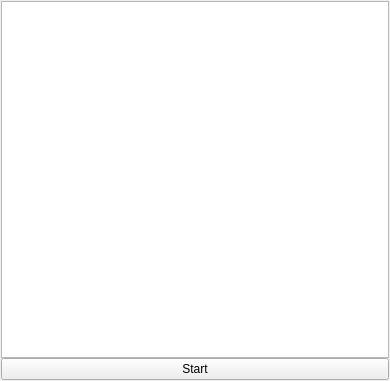
<?xml version="1.0" encoding="UTF-8"?>
<ui version="4.0">
 <class>BarcodeView</class>
 <widget class="QWidget" name="BarcodeView">
  <property name="enabled">
   <bool>true</bool>
  </property>
  <property name="geometry">
   <rect>
    <x>0</x>
    <y>0</y>
    <width>390</width>
    <height>381</height>
   </rect>
  </property>
  <property name="windowTitle">
   <string>Form</string>
  </property>
  <layout class="QVBoxLayout" name="verticalLayout_2">
   <property name="spacing">
    <number>1</number>
   </property>
   <property name="leftMargin">
    <number>1</number>
   </property>
   <property name="topMargin">
    <number>1</number>
   </property>
   <property name="rightMargin">
    <number>1</number>
   </property>
   <property name="bottomMargin">
    <number>1</number>
   </property>
   <item>
    <layout class="QVBoxLayout" name="verticalLayout">
     <property name="spacing">
      <number>0</number>
     </property>
     <item>
      <widget class="QTextBrowser" name="textBrowser"/>
     </item>
     <item>
      <widget class="QPushButton" name="pushButton">
       <property name="text">
        <string>Start</string>
       </property>
      </widget>
     </item>
    </layout>
   </item>
  </layout>
 </widget>
 <resources/>
 <connections/>
</ui>
